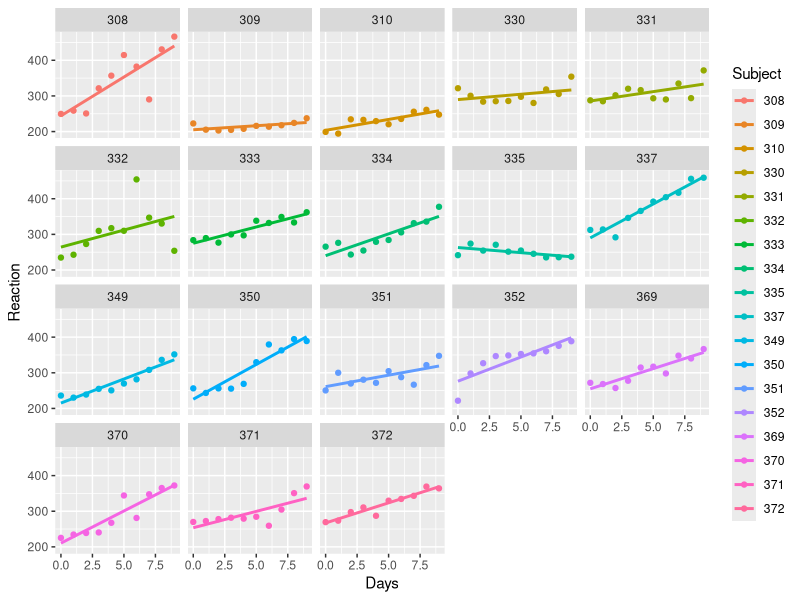

The R script that drew this image:
library(tidyverse)
library(lme4)

# make a scatterplot of Reaction against Days
# for each subject, include line of best fit
ggplot(sleepstudy,
       aes(x = Days, y = Reaction, colour = Subject)
) + geom_point() + stat_smooth(method = 'lm', se = F) +
  facet_wrap(~Subject)


# Multilevel linear model
# varying intercept AND varying slope multilevel model
M_7_1 <- lmer(Reaction ~ Days + (Days | Subject), data = sleepstudy)


# ordinary linear model
M_7_lm <- lm(Reaction ~ Days, data = sleepstudy)
M_7_lm <- lm(Reaction ~ 1 + Days, data = sleepstudy)
M_7_lmer <- lmer(Reaction ~ 1 + Days + (1 + Days | Subject), data = sleepstudy)
M_7_lmer_2 <- lmer(Reaction ~ Days + (Days | Subject), data = sleepstudy)

summary(M_7_1)


# varying intercept only multilevel model
M_7_2 <- lmer(Reaction ~ Days + (1 | Subject), data = sleepstudy)
summary(M_7_2)

# varying slope only multilevel model
M_7_3 <- lmer(Reaction ~ Days + (0 + Days | Subject), data = sleepstudy)
summary(M_7_3)


# multilevel not regression model
# aka a random effects normal model
M_7_4 <- lmer(Reaction ~ 1 + (1 | Subject), data = sleepstudy)
summary(M_7_4)
